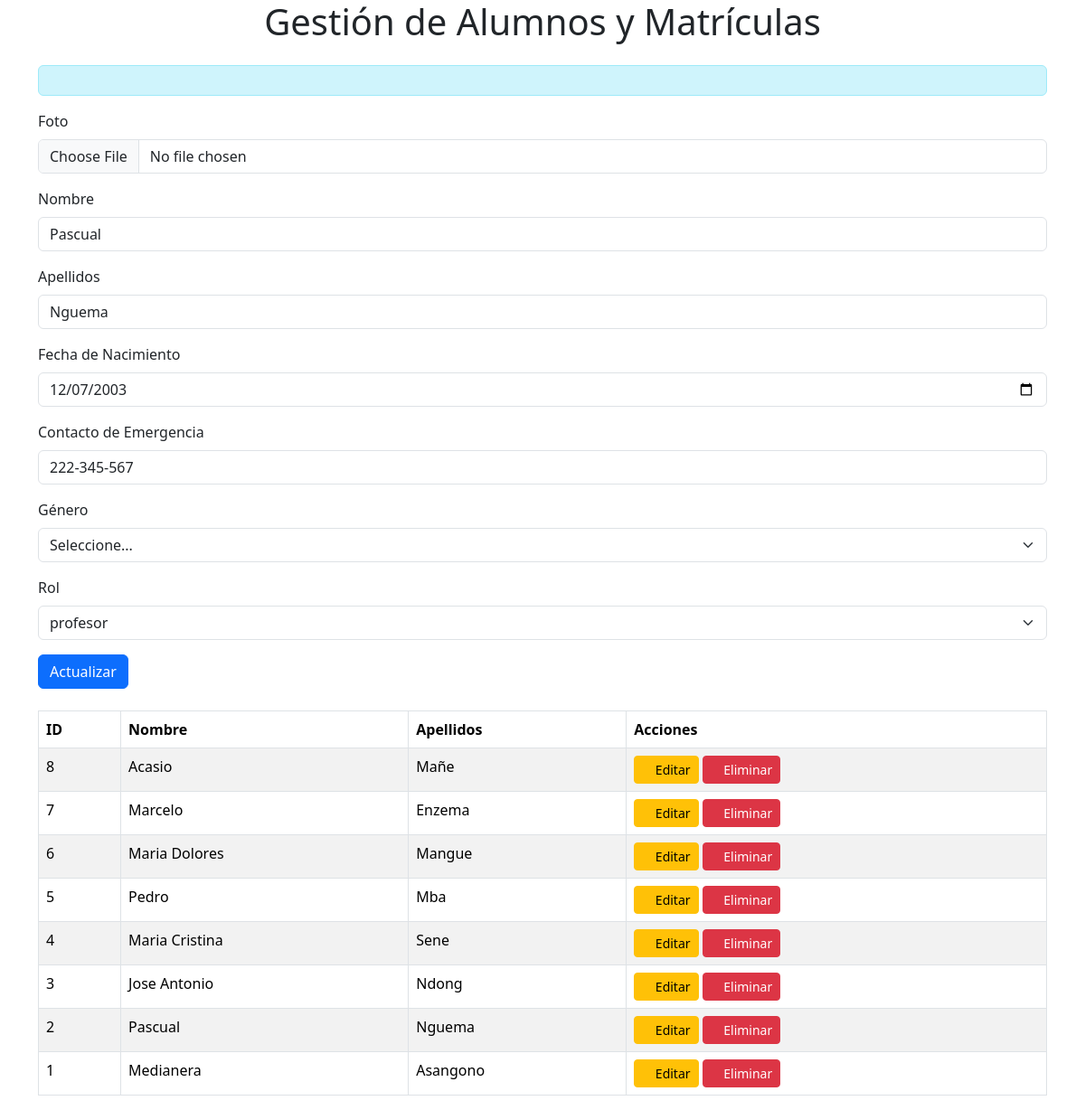
The page /secretaria/matricula/actualiar.php?editar=2 on the database its author committed.
### tables this page shows
create table alumno(
    id_alumno int PRIMARY KEY AUTO_INCREMENT,
    foto VARCHAR(45) NOT NULL,
    nombre VARCHAR(45)NOT NULL,
    apellidos VARCHAR(45) NOT NULL,
    fecha_nacimiento DATE NOT NULL,
    contacto_emergencia VARCHAR(45) NOT NULL,
    genero VARCHAR(45) NOT NULL,
	id_rol INT(45) NOT NULL,
    FOREIGN KEY (id_rol) REFERENCES rol(id_rol)
   
);

create table rol(
    id_rol int PRIMARY KEY AUTO_INCREMENT,
    rol VARCHAR(45) NOT NULL
);

### secretaria/matricula/actualiar.php (the view, shortened to what this page needs)
<?php
include "../../conexion/conexion.php";
$mensaje = '';
function obtenerRoles($conexion) {
    $stmt = $conexion->prepare("SELECT id_rol, rol FROM rol");
    $stmt->execute();
    return $stmt->fetchAll(PDO::FETCH_ASSOC);
}
$alumno_data = [];
if (isset($_GET['editar']) && !empty($_GET['editar'])) {
    $id_alumno = $_GET['editar'];
    $stmt_alumno = $conexion->prepare("SELECT * FROM alumno WHERE id_alumno = :id_alumno");
    $stmt_alumno->bindParam(':id_alumno', $id_alumno);
    $stmt_alumno->execute();
    $alumno_data = $stmt_alumno->fetch(PDO::FETCH_ASSOC);
}
$query_alumnos = "SELECT * FROM alumno ORDER BY id_alumno DESC";
$stmt_alumnos = $conexion->prepare($query_alumnos);
$stmt_alumnos->execute();
$alumnos = $stmt_alumnos->fetchAll(PDO::FETCH_ASSOC);
$roles = obtenerRoles($conexion);
?>
<!DOCTYPE html>
<html lang="es">
<head>
    <link rel="stylesheet" href="../css/all.min.css">
    <link rel="stylesheet" href="../css/bootstrap.css">
</head>
<body>
    <div class="container">
        <h1 class="text-center mb-4">Gestión de Alumnos y Matrículas</h1>
        <div class="alert alert-info"><?php echo $mensaje; ?></div>
        <form action="" method="POST" enctype="multipart/form-data">
            <div class="mb-3">
                <label for="foto" class="form-label">Foto</label>
                <input type="file" class="form-control" id="foto" name="foto" accept="image/*">
            </div>
            <div class="mb-3">
                <label for="nombre" class="form-label">Nombre</label>
                <input type="text" class="form-control" id="nombre" name="nombre" required value="<?php echo $alumno_data['nombre'] ?? ''; ?>">
            </div>
            <div class="mb-3">
                <label for="apellidos" class="form-label">Apellidos</label>
                <input type="text" class="form-control" id="apellidos" name="apellidos" required value="<?php echo $alumno_data['apellidos'] ?? ''; ?>">
            </div>
            <div class="mb-3">
                <label for="fecha_nacimiento" class="form-label">Fecha de Nacimiento</label>
                <input type="date" class="form-control" id="fecha_nacimiento" name="fecha_nacimiento" required value="<?php echo $alumno_data['fecha_nacimiento'] ?? ''; ?>">
            </div>
            <div class="mb-3">
                <label for="contacto_emergencia" class="form-label">Contacto de Emergencia</label>
                <input type="text" class="form-control" id="contacto_emergencia" name="contacto_emergencia" required value="<?php echo $alumno_data['contacto_emergencia'] ?? ''; ?>">
            </div>
            <div class="mb-3">
                <label for="genero" class="form-label">Género</label>
                <select class="form-select" id="genero" name="genero" required>
                    <option value="">Seleccione...</option>
                </select>
            </div>
            <div class="mb-3">
                <label for="id_rol" class="form-label">Rol</label>
                <select class="form-select" id="id_rol" name="id_rol" required>
                    <?php foreach($roles as $rol): ?>
                        <option value="<?php echo $rol['id_rol']; ?>" <?php echo (!empty($alumno_data) && $alumno_data['id_rol'] == $rol['id_rol']) ? 'selected' : ''; ?>>
                            <?php echo $rol['rol']; ?>
                        </option>
                    <?php endforeach; ?>
                </select>
            </div>
            <button type="submit" class="btn btn-primary">
                <?php echo empty($alumno_data) ? 'Registrar' : 'Actualizar'; ?>
            </button>
        </form>
        <div class="table-responsive mt-4">
            <table class="table table-bordered table-striped">
                <thead>
                    <tr>
                        <th>ID</th>
                        <th>Nombre</th>
                        <th>Apellidos</th>
                        <th>Acciones</th>
                    </tr>
                </thead>
                <tbody>
                    <?php foreach ($alumnos as $alumno): ?>
                        <tr>
                            <td><?php echo $alumno['id_alumno']; ?></td>
                            <td><?php echo $alumno['nombre']; ?></td>
                            <td><?php echo $alumno['apellidos']; ?></td>
                            <td>
                                <a href="?editar=<?php echo $alumno['id_alumno']; ?>" class="btn btn-warning btn-sm">
                                    <i class="fas fa-edit"></i> Editar
                                </a>
                                <button class="btn btn-danger btn-sm" onclick="confirmarEliminar(<?php echo $alumno['id_alumno']; ?>)">
                                    <i class="fas fa-trash"></i> Eliminar
                                </button>
                            </td>
                        </tr>
                    <?php endforeach; ?>
                </tbody>
            </table>
        </div>
    </div>
</body>
</html>

### rows shown on the page
alumno: nombre "Pascual", apellidos "Nguema", fecha_nacimiento "12/07/2003", contacto_emergencia "222-345-567", id_rol "profesor", id_alumno "2"
alumno: id_alumno "8", nombre "Acasio", apellidos "Mañe"
alumno: id_alumno "7", nombre "Marcelo", apellidos "Enzema"
alumno: id_alumno "6", nombre "Maria Dolores", apellidos "Mangue"
alumno: id_alumno "5", nombre "Pedro", apellidos "Mba"
alumno: id_alumno "4", nombre "Maria Cristina", apellidos "Sene"
alumno: id_alumno "3", nombre "Jose Antonio", apellidos "Ndong"
alumno: id_alumno "1", nombre "Medianera", apellidos "Asangono"
